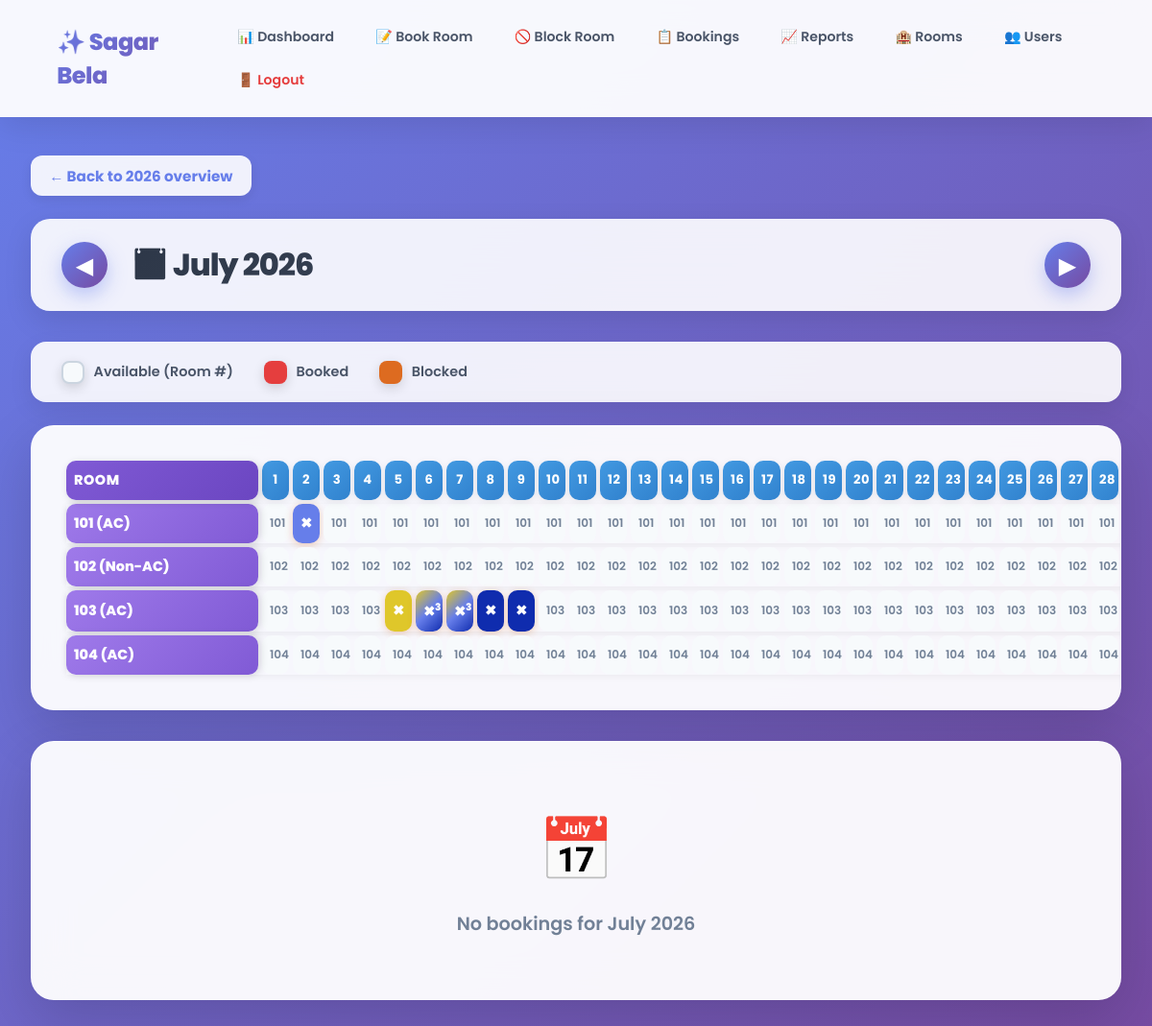
The app's page /month/2026/7 (signed in) with its own data.
### app.py (models this page shows)
class Room(db.Model):
    id = db.Column(db.Integer, primary_key=True)
    number = db.Column(db.String(10), unique=True, nullable=False)
    room_type = db.Column(db.String(50), nullable=False)
    ac_type = db.Column(db.String(10), nullable=False, default='AC')
    price_per_day = db.Column(db.Float, nullable=False)
    bookings = db.relationship('Booking', backref='room', lazy=True)
    monthly_prices = db.relationship('RoomPrice', backref='room', lazy=True, cascade='all, delete-orphan')

### app.py (the view)
@app.route('/month/<int:year>/<int:month>')
@login_required
def month_view(year, month):
    rooms = Room.query.order_by(Room.number).all()
    _, days_in_month = calendar.monthrange(year, month)
    month_start = datetime(year, month, 1)
    month_end = datetime(year, month, days_in_month, 23, 59, 59)
    bookings = Booking.query.filter(Booking.checkin <= month_end, Booking.checkout >= month_start).all()
    blocks = BlockedRoom.query.filter(BlockedRoom.start_date <= month_end, BlockedRoom.end_date >= month_start).all()
    month_name = calendar.month_name[month]
    return render_template('month.html', year=year, month=month, month_name=month_name,
                           days_in_month=days_in_month, rooms=rooms, bookings=bookings, blocks=blocks)

### app.py (called while the page is built)
def login_required(f):
    @wraps(f)
    def decorated(*args, **kwargs):
        if 'user_id' not in session:
            return redirect(url_for('login'))
        return f(*args, **kwargs)
    return decorated

### templates/month.html (shortened to what this page needs)
{% extends "base.html" %}
{% block extra_style %}
<link rel="stylesheet" href="{{ url_for("static", filename="css/month.css") }}">
{% endblock %}
{% block content %}
<a href="/?year={{ year }}" class="back-link">← Back to {{ year }} overview</a>
<div class="month-header">
    {% if month > 1 %}
    <a href="/month/{{ year }}/{{ month - 1 }}">◀</a>
    {% else %}
    <a href="/month/{{ year - 1 }}/12">◀</a>
    {% endif %}
    <h2 style="margin:0; flex:1;">📅 {{ month_name }} {{ year }}</h2>
    {% if month < 12 %}
    <a href="/month/{{ year }}/{{ month + 1 }}">▶</a>
    {% else %}
    <a href="/month/{{ year + 1 }}/1">▶</a>
    {% endif %}
</div>
<div class="legend">
    <span><span class="box" style="background:#f7fafc; border:2px solid #cbd5e0;"></span> Available (Room #)</span>
    <span><span class="box" style="background:#e53e3e;"></span> Booked</span>
    <span><span class="box" style="background:#dd6b20;"></span> Blocked</span>
</div>
<div class="card" style="overflow-x:auto; padding:2rem;">
    <table class="cal-table">
        <thead>
        <tr>
            <th class="room-label">Room</th>
            {% for day in range(1, days_in_month + 1) %}
            <th>{{ day }}</th>
            {% endfor %}
        </tr>
        </thead>
        <tbody>
        {% for room in rooms %}
        <tr>
            <td class="room-label">{{ room.number }} ({{ room.ac_type }})</td>
            {% for day in range(1, days_in_month + 1) %}
                {% set ns = namespace(booked=false, blocked_list=[], guest='') %}
                {% for b in bookings %}
                    {% if b.room_id == room.id %}
                        {% set day_start = year * 10000 + month * 100 + day %}
                        {% set b_start = b.checkin.year * 10000 + b.checkin.month * 100 + b.checkin.day %}
                        {% set b_end = b.checkout.year * 10000 + b.checkout.month * 100 + b.checkout.day %}
                        {% if day_start >= b_start and day_start < b_end %}
                            {% set ns.booked = true %}
                            {% set ns.guest = b.guest_name %}
                        {% endif %}
                    {% endif %}
                {% endfor %}
                {% if not ns.booked %}
                    {% for bl in blocks %}
                        {% if bl.room_id == room.id %}
                            {% set day_start = year * 10000 + month * 100 + day %}
                            {% set bl_start = bl.start_date.year * 10000 + bl.start_date.month * 100 + bl.start_date.day %}
                            {% set bl_end = bl.end_date.year * 10000 + bl.end_date.month * 100 + bl.end_date.day %}
                            {% if day_start >= bl_start and day_start < bl_end %}
                                {% set _ = ns.blocked_list.append(bl) %}
                            {% endif %}
                        {% endif %}
                    {% endfor %}
                {% endif %}
                {% if ns.booked %}
                <td class="booked" title="{{ ns.guest }}" onclick="showBookingDetails({{ year }}, {{ month }}, {{ day }}, {{ room.id }})">●</td>
                {% elif ns.blocked_list|length > 0 %}
                {% set all_blocked_by = ns.blocked_list|map(attribute='blocked_by')|join(', ') %}
                {% set user_colors = [] %}
                {% for bl in ns.blocked_list %}
                    {% set user_color = bl.user.color if bl.user else '#dd6b20' %}
                    {% set _ = user_colors.append(user_color) %}
                {% endfor %}
                {% if ns.blocked_list|length == 1 %}
                    {% set bg_style = 'background:' + user_colors[0] %}
                {% elif ns.blocked_list|length == 2 %}
                    {% set bg_style = 'background:linear-gradient(135deg,' + user_colors[0] + ' 0%, ' + user_colors[0] + ' 50%, ' + user_colors[1] + ' 50%, ' + user_colors[1] + ' 100%)' %}
                {% else %}
                    {% set bg_style = 'background:linear-gradient(135deg,' + user_colors|join(',') + ')' %}
                {% endif %}
                <td class="blocked" title="{{ ns.blocked_list|length }} block(s): {{ all_blocked_by }}" onclick="showBlockedDetails({{ year }}, {{ month }}, {{ day }}, {{ room.id }})" style="{{ bg_style }}; color:white; font-weight:800;">✖{% if ns.blocked_list|length > 1 %}<span style="font-size:0.65rem; font-weight:800; vertical-align:super;">{{ ns.blocked_list|length }}</span>{% endif %}</td>
                {% else %}
                <td class="available">{{ room.number }}</td>
                {% endif %}
            {% endfor %}
        </tr>
        {% endfor %}
        </tbody>
    </table>
</div>
{% if bookings %}
<div class="card booking-list">
    <h3 style="margin-bottom:1.5rem; color:#2d3748;">📋 Bookings in {{ month_name }}</h3>
    {% for b in bookings %}
    <div class="booking-item" onclick="showBookingDetailsById({{ b.id }})">
        <span class="booking-room">{{ b.room.number }}</span>
        <span class="booking-guest">{{ b.guest_name }}</span>
        <span class="booking-dates">{{ b.checkin.strftime('%d %b %H:%M') }} → {{ b.checkout.strftime('%d %b %H:%M') }}</span>
    </div>
    {% endfor %}
</div>
{% else %}
<div class="card" style="text-align:center; padding:4rem 2rem;">
    <div style="font-size:4rem; margin-bottom:1rem;">📅</div>
    <p style="color:#718096; font-size:1.2rem; font-weight:600;">No bookings for {{ month_name }} {{ year }}</p>
</div>
{% endif %}
{% endblock %}

### static/css/base.css (style rules this page uses)
* { margin: 0; padding: 0; box-sizing: border-box; }
body { font-family: 'Poppins', sans-serif; background: linear-gradient(135deg, #667eea 0%, #764ba2 100%); color: #2d3748; min-height: 100vh; }
h2 { font-size: 2rem; font-weight: 800; background: linear-gradient(135deg, #2d3748, #4a5568); -webkit-background-clip: text; -webkit-text-fill-color: transparent; margin-bottom: 1.8rem; letter-spacing: -1px; }
.card { background: rgba(255, 255, 255, 0.95); backdrop-filter: blur(20px); border-radius: 24px; padding: 2.5rem; box-shadow: 0 20px 60px rgba(0,0,0,0.15); margin-bottom: 2rem; border: 1px solid rgba(255,255,255,0.5); }
table { width: 100%; border-collapse: separate; border-spacing: 0 0.5rem; }
th, td { padding: 1rem 1.2rem; text-align: left; }
th { background: linear-gradient(135deg, #f7fafc, #edf2f7); font-size: 0.78rem; text-transform: uppercase; letter-spacing: 1px; color: #4a5568; font-weight: 800; border: none; position: sticky; top: 0; }
th:first-child { border-radius: 12px 0 0 12px; }
td { background: white; border: none; font-size: 0.9rem; }
tbody tr { box-shadow: 0 2px 8px rgba(0,0,0,0.05); transition: all 0.2s; }

### static/css/month.css (style rules this page uses)
.month-header { display: flex; align-items: center; gap: 1.5rem; margin-bottom: 2rem; background: rgba(255,255,255,0.9); backdrop-filter: blur(20px); padding: 1.5rem 2rem; border-radius: 20px; box-shadow: 0 10px 30px rgba(0,0,0,0.1); }
.month-header a { font-size: 1.5rem; text-decoration: none; background: linear-gradient(135deg, #667eea, #764ba2); color: white; width: 48px; height: 48px; display: flex; align-items: center; justify-content: center; border-radius: 50%; box-shadow: 0 8px 20px rgba(102,126,234,0.4); transition: all 0.3s cubic-bezier(0.4, 0, 0.2, 1); }
.back-link { background: rgba(255,255,255,0.9); backdrop-filter: blur(20px); color: #667eea; text-decoration: none; font-size: 0.95rem; margin-bottom: 1.5rem; display: inline-flex; align-items: center; gap: 0.5rem; padding: 0.6rem 1.2rem; border-radius: 12px; font-weight: 700; box-shadow: 0 4px 12px rgba(0,0,0,0.08); transition: all 0.3s; }
.cal-table { width: 100%; border-collapse: separate; border-spacing: 4px; font-size: 0.88rem; table-layout: fixed; }
.cal-table th { padding: 10px 8px; text-align: center; font-weight: 800; color: #718096; font-size: 0.82rem; background: linear-gradient(135deg, #f7fafc, #edf2f7); border-radius: 10px; text-transform: uppercase; letter-spacing: 0.5px; width: 28px; min-width: 28px; max-width: 28px; position: sticky; top: 0; z-index: 10; box-shadow: 0 2px 8px rgba(0,0,0,0.08); }
.cal-table td { padding: 10px 8px; text-align: center; border-radius: 10px; transition: all 0.2s; width: 32px; min-width: 32px; max-width: 32px; }
.cal-table .room-label { text-align: left; font-weight: 800; white-space: nowrap; padding-right: 15px; color: white !important; font-size: 0.9rem; background: linear-gradient(135deg, #9f7aea, #805ad5) !important; width: 200px; min-width: 200px; max-width: 200px; position: sticky; left: 0; z-index: 5; box-shadow: 2px 0 8px rgba(0,0,0,0.15); }
.cal-table th.room-label { z-index: 15; box-shadow: 2px 2px 8px rgba(0,0,0,0.15); background: linear-gradient(135deg, #805ad5, #6b46c1) !important; }
.cal-table th:not(.room-label) { background: linear-gradient(135deg, #4299e1, #3182ce) !important; color: white !important; font-weight: 700; }
.cal-table .available { background: #f7fafc; color: #718096; font-weight: 600; font-size: 0.75rem; }
.cal-table .blocked { background: #dd6b20; color: white; cursor: pointer; font-weight: bold; box-shadow: 0 2px 8px rgba(221,107,32,0.3); }
.legend { display: flex; gap: 2rem; margin-bottom: 1.5rem; font-size: 0.9rem; color: #4a5568; background: rgba(255,255,255,0.9); backdrop-filter: blur(20px); padding: 1.2rem 2rem; border-radius: 16px; box-shadow: 0 8px 25px rgba(0,0,0,0.08); font-weight: 600; }
.legend span { display: flex; align-items: center; gap: 0.6rem; }
.legend .box { width: 24px; height: 24px; border-radius: 8px; box-shadow: 0 4px 12px rgba(0,0,0,0.15); }

### records on screen
Room: number "101", ac_type "AC", number "101" "101" "101" "101" "101" "101" "101" "101" "101" "101" "101" "101" "101" "101" "101" "101" "101" "101" "101" "101" "101" "101" "101" "101" "101" "101" "101"
Room: number "102", ac_type "Non-AC", number "102" "102" "102" "102" "102" "102" "102" "102" "102" "102" "102" "102" "102" "102" "102" "102" "102" "102" "102" "102" "102" "102" "102" "102" "102" "102" "102" "102"
Room: number "103", ac_type "AC", number "103" "103" "103" "103" "103" "103" "103" "103" "103" "103" "103" "103" "103" "103" "103" "103" "103" "103" "103" "103" "103" "103" "103", blocked_list|length "3" "3"
Room: number "104", ac_type "AC", number "104" "104" "104" "104" "104" "104" "104" "104" "104" "104" "104" "104" "104" "104" "104" "104" "104" "104" "104" "104" "104" "104" "104" "104" "104" "104" "104" "104"

### other values on screen
{{ year }} "2026"
{{ month_name }} "July"
{{ day }} "1" "2" "3" "4" "5" "6" "7" "8" "9" "10" "11" "12" "13" "14" "15" "16" "17" "18" "19" "20" "21" "22" "23" "24" "25" "26" "27" "28"
